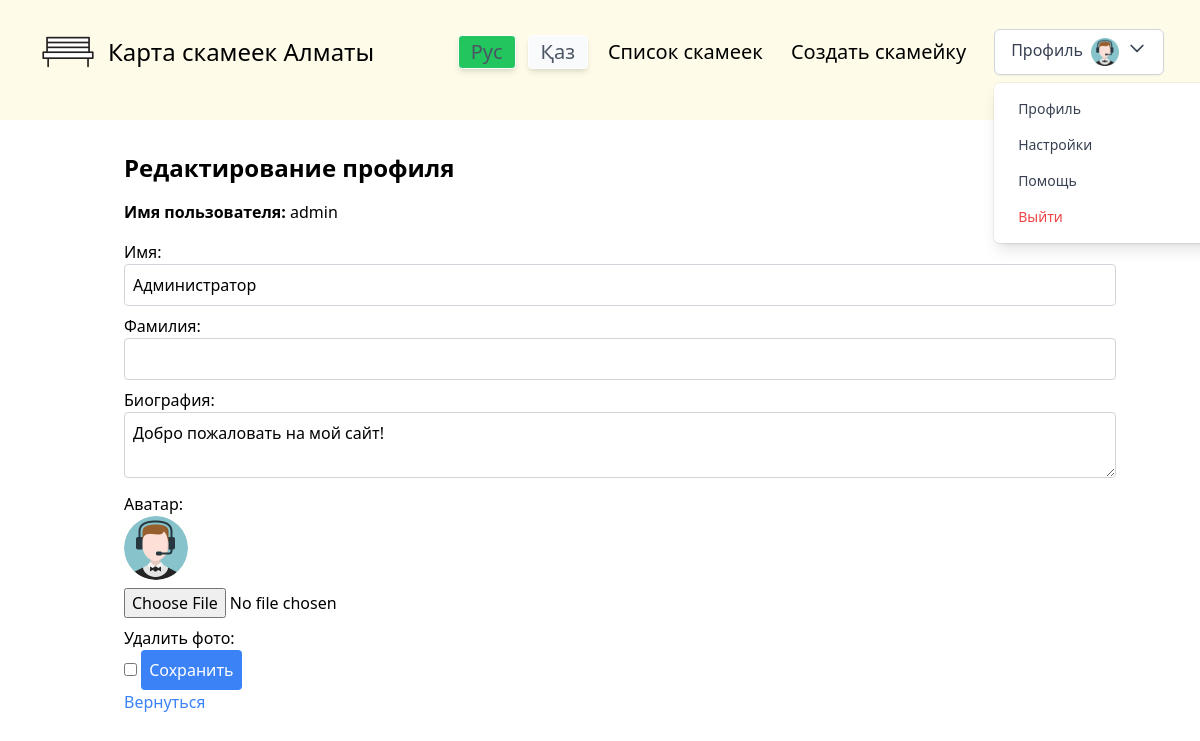
Screenshot of /profile/edit/ (signed in) with the database file from the repository.
### userSystem/models.py (models this page shows, shortened)
class Profile(models.Model):
    LEVEL_CHOICES = [
        (0, 'Пользователь'),
        (1, 'Активный пользователь'),
        (2, 'Эксперт'),
        (3, 'Лидер'),
        (4, 'Администрация⭐'),
    ]
    user = models.OneToOneField(CustomUser, on_delete=models.CASCADE)
    name = models.CharField(max_length=50, blank=True, default='')
    surname = models.CharField(max_length=50, blank=True, default='')
    bio = models.TextField(blank=True)
    avatar = models.ImageField(default='default.png', upload_to='user_avatars/', blank=True, null=True)
    level = models.IntegerField(default=0, choices=LEVEL_CHOICES)
    def get_avatar_url(self):
        if self.avatar:
            return self.avatar.url
        return '/media/default.png'

class CustomUser(AbstractUser):
    email = models.EmailField(unique=True)
    USERNAME_FIELD = 'username'  # или любое другое поле, которое вы хотите использовать для входа
    pass

### userSystem/views.py (the view)
# urls.py: path('profile/edit/', user_views.edit_profile, name='edit_profile'),
@login_required
def edit_profile(request):
    try:
        profile = Profile.objects.get(user=request.user)
    except Profile.DoesNotExist:
        profile = Profile(user=request.user)
        profile.save()
    if request.method == 'POST':
        form = ProfileForm(request.POST, request.FILES, instance=profile)
        if form.is_valid():
            form.save()
            if request.POST.get('delete_avatar'):
                profile.avatar.delete()
                profile.avatar = None
                profile.save()
            return redirect('view_profile')
    else:
        form = ProfileForm(instance=profile)
    return render(request, 'userSystem/edit_profile.html', {'form': form, 'profile': profile})

### userSystem/forms.py
class ProfileForm(forms.ModelForm):
    class Meta:
        model = Profile
        fields = ['name', 'surname', 'bio', 'avatar']

### userSystem/templates/userSystem/edit_profile.html (shortened to what this page needs)
{% extends "mySite/base.html" %}
{% load static %}
{% load i18n %}
{% get_current_language as language_code %}
    {% block content %}
    <div class="container mx-auto p-4">
        <h1 class="text-2xl font-bold mb-4">Редактирование профиля</h1>
        <p><strong>Имя пользователя:</strong> {{ user.username }}</p>
        <form method="post" enctype="multipart/form-data" class="mt-4">
            <label for="id_name" class="block">Имя:</label>
            <input type="text" id="id_name" name="name" value="{{ profile.name }}" class="w-full p-2 border border-gray-300 rounded mb-2">
            <label for="id_surname" class="block">Фамилия:</label>
            <input type="text" id="id_surname" name="surname" value="{{ profile.surname }}" class="w-full p-2 border border-gray-300 rounded mb-2">
            <label for="id_bio" class="block">Биография:</label>
            <textarea id="id_bio" name="bio" class="w-full p-2 border border-gray-300 rounded mb-2">{{ profile.bio }}</textarea>
            <label for="id_avatar" class="block">Аватар:</label>
            <img src="{{ profile.get_avatar_url }}" alt="Аватар пользователя" class="w-16 h-16 rounded-full mb-2">
            <input type="file" id="id_avatar" name="avatar" class="mb-2">
            <label for="delete_avatar" class="block">Удалить фото:</label>
            <input type="checkbox" id="delete_avatar" name="delete_avatar" value="true" class="mb-2">
            <input type="submit" value="Сохранить" class="bg-blue-500 text-white p-2 rounded cursor-pointer">
        </form>
        <a href="{% url 'view_profile' %}" class="text-blue-500 hover:underline mt-2">Вернуться</a>
    </div>
    {% endblock %}

### mySite/templates/mySite/header.html (shortened to what this page needs)
{% load static %}
{% load static tailwind_tags %}
{% load i18n %}
<header class="leading-normal tracking-normal z-999 bg">
    <nav class="bg-yellow-50 flex items-center justify-between flex-wrap bg-grey-darkest p-9 fixed w-full z-10 pin-t -mt-28">
        <div class="flex items-center flex-no-shrink text-white mr-6">
            <a class="text-black no-underline hover:text-green-500 hover:no-underline flex items-center flex-no-shrink" href="{% url 'mySite:index' %}">
            <img class="h-16" src="{% static 'img/benchIcon.png' %}" alt="Bench Icon"/>
              <span class="text-2xl pl-2">{% trans 'Карта скамеек Алматы' %}</span>
            </a>
          </div>
        <div class="w-full flex-grow lg:flex lg:items-center lg:w-auto hidden lg:block pt-6 lg:pt-0 " id="nav-content">
            <ul class="list-reset lg:flex justify-end flex-1 items-center text-xl">
                <a href="{% url 'set_language' %}"
                    class="mr-3 focus:outline-none text-gray-600 border border-white bg-gray-50 cursor-pointer px-3 py-2.5 font-normal leading-3 shadow-md rounded active:bg-green-500 {% if LANGUAGE_CODE == 'ru' %}bg-green-500{% endif %}"
                    onclick="event.preventDefault(); document.getElementById('language-form').language.value = 'ru'; document.getElementById('language-form').submit();">
                    Рус
                </a>
                <a href="{% url 'set_language' %}"
                    class="mr-5 focus:outline-none text-gray-600 border border-white bg-gray-50 cursor-pointer px-3 py-2.5 font-normal leading-3 shadow-md rounded active:bg-green-500 {% if LANGUAGE_CODE == 'kk' %}bg-green-500{% endif %}"
                    onclick="event.preventDefault(); document.getElementById('language-form').language.value = 'kk'; document.getElementById('language-form').submit();">
                    Қаз
                </a>
                <li class="mr-3">
                    <a class="hover:text-green-500" href="{% url 'benches:bench_list' %}">{% trans 'Список скамеек' %}</a>
                </li>
                <li class="mr-3">
                    <a href="{% url 'benches:create_bench' %}" class="inline-block text-grey-dark no-underline hover:text-green-500 hover:text-underline py-2 lg:px-4">{% trans 'Создать скамейку' %}</a>
                </li>
            </ul>
        </div>
                <div class="">
                    <div x-data="{ open: false }" class="relative inline-block text-left">
                      <button @click="open = !open" class="inline-flex justify-center w-full px-4 py-2 font-medium text-gray-700 bg-white border border-gray-300 rounded-md shadow-sm focus:outline-none focus:ring-2 focus:ring-offset-gray-100 focus:ring-blue-500">
                        {% trans 'Профиль' %}
                        {% if user.is_authenticated %}
                          <img class="h-7 w-7 ml-2 rounded-xl" src="{{ profile.get_avatar_url }}" alt="avatar">
                        {% endif %}
                        <svg class="h-5 w-5 ml-2" fill="none" stroke="currentColor" viewBox="0 0 24 24" xmlns="http://www.w3.org/2000/svg">
                          <path stroke-linecap="round" stroke-linejoin="round" stroke-width="2" d="M19 9l-7 7-7-7"></path>
                        </svg>
                      </button>
                      <div x-show="open" @click.away="open = false" class="origin-top-left absolute left-0 mt-2 w-56 rounded-md shadow-lg bg-white ring-1 ring-black ring-opacity-5 px-2 py-2">
                        {% if user.is_authenticated %}
                            <a href="{% url 'view_profile' %}" class="block px-4 py-2 text-sm text-gray-700 hover:bg-gray-100 rounded-md">{% trans 'Профиль' %}</a>
                            <a href="{% url 'edit_profile' %}" class="block px-4 py-2 text-sm text-gray-700 hover:bg-gray-100 rounded-md">{% trans 'Настройки' %}</a>
                            <a href="#" class="block px-4 py-2 text-sm text-gray-700 hover:bg-gray-100 rounded-md">{% trans 'Помощь' %}</a>
                            <a href="{% url 'logout' %}" class="block px-4 py-2 text-sm text-red-500 hover:bg-red-100 rounded-md">{% trans 'Выйти' %}</a>
                        {% else %}
                            <a href="{% url 'login' %}" class="block px-4 py-2 text-sm text-gray-700 hover:bg-gray-100 rounded-md">{% trans 'Войти' %}</a>
                            <a href="{% url 'register' %}" class="block px-4 py-2 text-sm text-gray-700 hover:bg-gray-100 rounded-md">{% trans 'Зарегистрироваться' %}</a>
                        {% endif %}
                      </div>
                    </div>
                </div>
    </nav>
</header>

### rows the page displays
Profile: get_avatar_url (picture), name "Администратор", bio "Добро пожаловать на мой сайт!"
CustomUser: username "admin"
